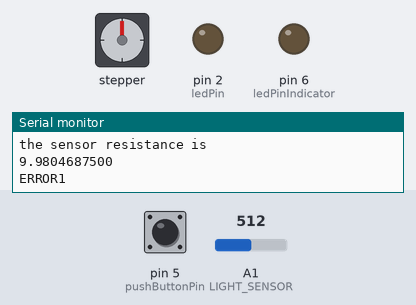
Bench run of a sketch on a simulated Arduino Uno, built with avr-gcc and run on an emulated ATmega328P. Shown: stepper motor, output pins drawn as LEDs (lit = HIGH), the last lines printed to the serial monitor. Inputs (shaded band) come from the test bench; at power-on: A1 (LIGHT_SENSOR) = 512, pin 5 (pushButtonPin) LOW. Stepper angles assume 2048 steps per turn.

Above: at 9.4 s.
9.5 s: A1 (LIGHT_SENSOR) set to 106
12.0 s: A1 (LIGHT_SENSOR) set to 89
At 14.21 s:
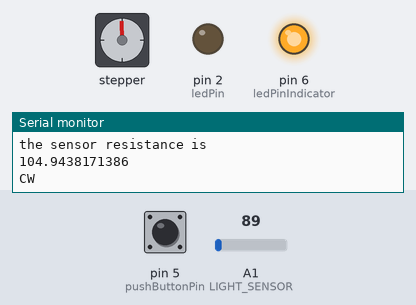
At 41.6 s:
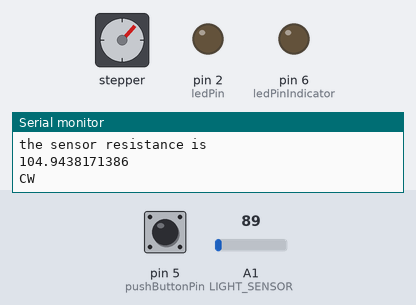
Timing chart, 0 to 42.6 s (numbered marks = the images above; inputs shaded):
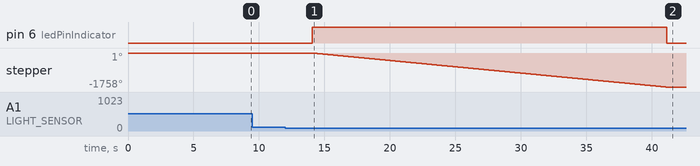

Measured:
- the behaviour switches between 100 and 99 on A1 (LIGHT_SENSOR) (found by bisection; images 0 and 1)
- after the input at 12.0 s, pin 6 (ledPinIndicator): LOW → HIGH after 2.1 s, → LOW 27.1 s later; stepper: turns 1758° counter-clockwise in 27.0 s, starting after 2.1 s

The sketch:

ECE4320Project1Final.ino
```cpp
#include <math.h>
#include <Stepper.h>
#define LIGHT_SENSOR A1//Grove - Light Sensor is connected to A1 of Arduino
#define STEPS_PER_MOTOR_REVOLUTION 32

//declear states as enum
enum state_s {
  initialState,
  rotateCWState,
  idleState,
  rotateCCWState
};

//defines
Stepper small_stepper(STEPS_PER_MOTOR_REVOLUTION, 8, 10, 9, 11); //define pins for stepper
const int ledPin = 2;
float Rsensor;
const int pushButtonPin = 5;
const int ledPinIndicator = 6;
int buttonState = 0;


void setup() {
  Serial.begin(9600);
  pinMode(ledPin, OUTPUT);           //Set the LED on Digital 12 as an OUTPUT
  pinMode(ledPinIndicator, OUTPUT);
  pinMode(pushButtonPin, INPUT);

}

void loop() {
  // read the state of the pushbutton value:
  buttonState = digitalRead(pushButtonPin);

  //declear states
  state_s state = initialState;
  state_s nextState;

  //initialze stepper motor
  small_stepper.setSpeed(1);   // SLOWLY Show the 4 step sequence
  small_stepper.step(4);
  delay(100);


  while (1) {


    // read the state of the pushbutton value:
    buttonState = digitalRead(pushButtonPin);

    int sensorValue = analogRead(LIGHT_SENSOR);
    Rsensor = (float)(1023 - sensorValue) * 10 / sensorValue;
    Serial.println("the analog read data is ");
    Serial.println(sensorValue);
    Serial.println("the sensor resistance is ");
    Serial.println(Rsensor, DEC); //show the ligth intensity on the serial monitor;


    if (state == initialState) {
      Serial.println("ERROR1");
      delay(50);
      if ((sensorValue < 100 ) || (buttonState == HIGH)) {
        nextState = rotateCWState;
        Serial.println("nextState");
        Serial.println("greater than 600");
        delay(50);

      }
    }
    else if (state == rotateCWState) {
      //rotate
      Serial.println("CW");
      digitalWrite(ledPinIndicator, HIGH);
      small_stepper.setSpeed(700);
      small_stepper.step(-10000);
      delay(50);
      digitalWrite(ledPinIndicator, LOW);
      nextState = idleState;

    }
    else if (state == idleState) {
      if ((sensorValue > 400) || (buttonState == HIGH) ) {
        nextState = rotateCCWState;

      }
    }
    else if (state == rotateCCWState) {
      //rotate
      digitalWrite(ledPinIndicator, HIGH);
      small_stepper.setSpeed(700);  // 700 a good max speed??
      small_stepper.step(10000);
      delay(50);
      digitalWrite(ledPinIndicator, LOW);
      nextState = initialState;

    }

    state = nextState;

    delay(1000);

  }


}
```
